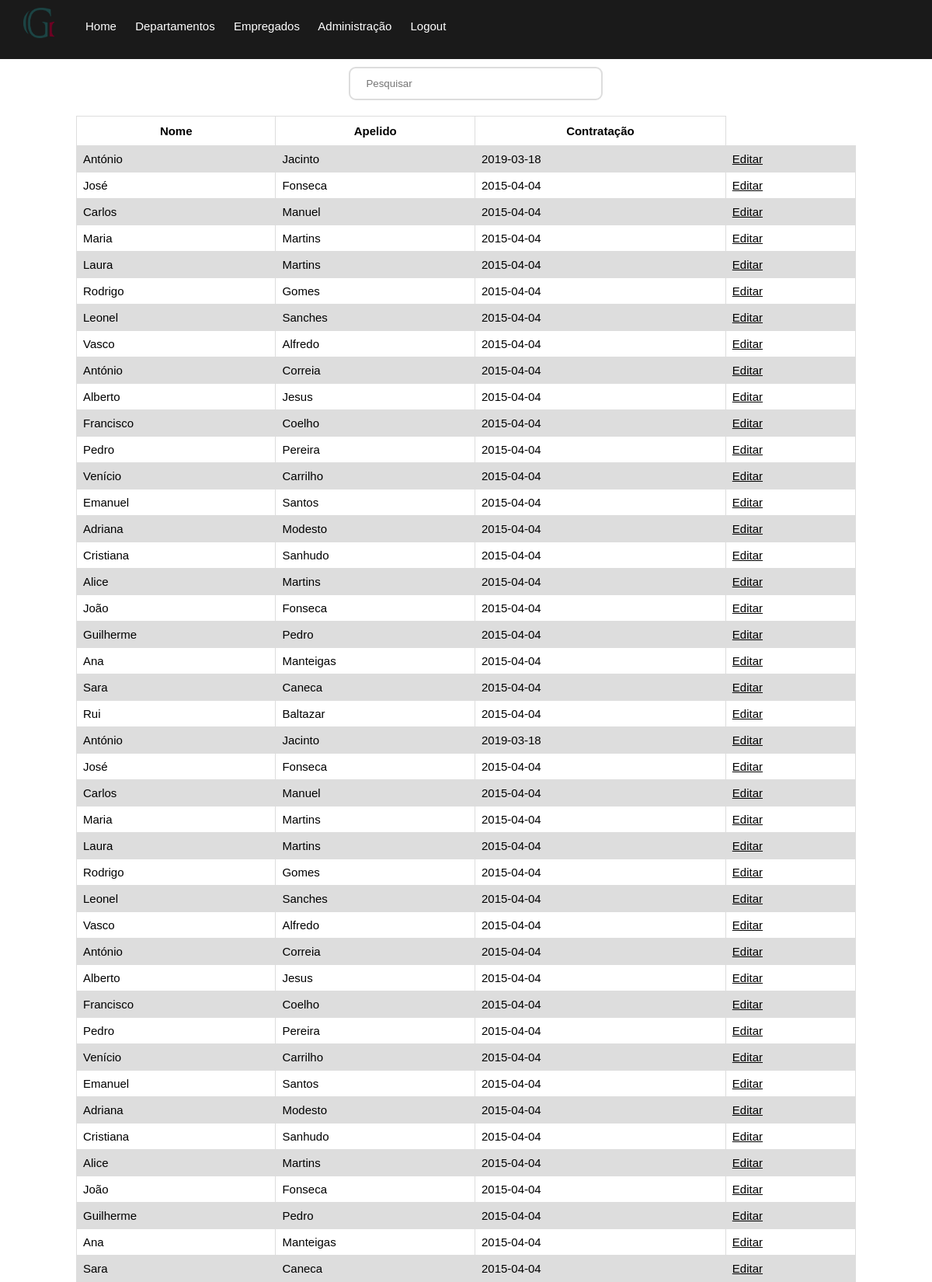
/sistema/empregados.php (signed in, upper part), run on the app's committed database.
### tables this page shows
CREATE TABLE empregados (
    id_empregado INT AUTO_INCREMENT NOT NULL,
    data_nascimento DATE,
    nome VARCHAR(20) NOT NULL,
    apelido VARCHAR(20) NOT NULL,
    genero ENUM('M','F') NOT NULL,    
    data_contratacao DATE NOT NULL,
    titulo varchar(15),
    formacao VARCHAR(30),
    PRIMARY KEY (id_empregado)
)
DEFAULT CHARACTER SET = utf8;

### sistema/empregados.php (the view, shortened to what this page needs)
<?php
include 'header.php';
?>
<div class="inner">
    <div class="row">
        <div class="col-12">
            <form action="empregados.php" method="get" style="margin-left: 35%;">
                <input type="search" name="pesquisa" alt="pesquisa" id="pesquisaEmpregado" placeholder="Pesquisar">
            </form>
        </div>
        <div class="col-12">
            <?php
            if(isset($_GET["pesquisa"])){
                $pesquisa=$_GET["pesquisa"];
                $sql="SELECT empregados.id_empregado, empregados.nome, empregados.apelido, empregados.data_contratacao
                FROM empregados
                WHERE concat(empregados.nome , ' ' , empregados.apelido) LIKE '".$pesquisa."%'
                OR  empregados.nome LIKE '".$pesquisa."%' OR  empregados.nome LIKE '%".$pesquisa."'
                OR  empregados.apelido LIKE '".$pesquisa."%'  OR empregados.apelido LIKE '%".$pesquisa."'";
            }else{
                $sql="SELECT empregados.id_empregado, empregados.nome, empregados.apelido, empregados.data_contratacao FROM empregados";
            }
            include '../php/connect_db.php';
            $resultado = $bd->query($sql);
            if($resultado->num_rows!=0){
               echo '<table>
                        <tr>
                            <th>Nome</th>
                            <th>Apelido</th>
                            <th>Contratação</th>
                        </tr>';
                while($linha = $resultado->fetch_assoc()){
                    echo '
                        <tr>
                            <td>'.$linha["nome"].'</td>
                            <td>'.$linha["apelido"].'</td>
                            <td>'.$linha["data_contratacao"].'</td>
                        ';
                    if($_SESSION['acesso']==1)
                        echo '<td><a href="empregado.php?id='.$linha["id_empregado"].'" style="color: black">Editar</a>';
                    echo '</tr>';
                }
                echo'</tr></table>';
            }else{
                echo '<p>Não existem registos na base de dados</p>';
            }
            ?>
        </div>
    </div>
</div>
<?php
include 'footer.php';
?>

### sistema/styleSheet.css (style rules this page uses)
* { box-sizing: border-box; }
.row::after { content: ""; clear: both; display: table; }
[class*="col-"] { float: left; padding: 10px; width: 100%; }
.inner { width: 100%; max-width: 1024px; margin: 0 auto; }
@media only screen and (min-width: 600px) { .col-12 { width: 100%; } }
body { margin: 0px; font-family: 'Source Sans Pro', sans-serif; font-size: 15px; }
table { width: 100%; border-collapse: collapse; }
td { border: 1px solid #dddddd; text-align: left; padding: 8px; }
th { border: 1px solid #dddddd; padding: 10px; }
tr:nth-child(even) { background-color: #dddddd; }
#pesquisaEmpregado { width: 50%; padding: 12px 20px; margin: auto; border-style: solid; border-color: #dddddd; border-radius: 9px; font-family: 'Source Sans Pro', sans-serif; }

### data on the page
empregados: nome "António", apelido "Jacinto", data_contratacao "2019-03-18"
empregados: nome "José", apelido "Fonseca", data_contratacao "2015-04-04"
empregados: nome "Carlos", apelido "Manuel", data_contratacao "2015-04-04"
empregados: nome "Maria", apelido "Martins", data_contratacao "2015-04-04"
empregados: nome "Laura", apelido "Martins", data_contratacao "2015-04-04"
empregados: nome "Rodrigo", apelido "Gomes", data_contratacao "2015-04-04"
empregados: nome "Leonel", apelido "Sanches", data_contratacao "2015-04-04"
empregados: nome "Vasco", apelido "Alfredo", data_contratacao "2015-04-04"
empregados: nome "António", apelido "Correia", data_contratacao "2015-04-04"
empregados: nome "Alberto", apelido "Jesus", data_contratacao "2015-04-04"
empregados: nome "Francisco", apelido "Coelho", data_contratacao "2015-04-04"
empregados: nome "Pedro", apelido "Pereira", data_contratacao "2015-04-04"
empregados: nome "Venício", apelido "Carrilho", data_contratacao "2015-04-04"
empregados: nome "Emanuel", apelido "Santos", data_contratacao "2015-04-04"
empregados: nome "Adriana", apelido "Modesto", data_contratacao "2015-04-04"
empregados: nome "Cristiana", apelido "Sanhudo", data_contratacao "2015-04-04"
empregados: nome "Alice", apelido "Martins", data_contratacao "2015-04-04"
empregados: nome "João", apelido "Fonseca", data_contratacao "2015-04-04"
empregados: nome "Guilherme", apelido "Pedro", data_contratacao "2015-04-04"
empregados: nome "Ana", apelido "Manteigas", data_contratacao "2015-04-04"
empregados: nome "Sara", apelido "Caneca", data_contratacao "2015-04-04"
empregados: nome "Rui", apelido "Baltazar", data_contratacao "2015-04-04"
empregados: nome "António", apelido "Jacinto", data_contratacao "2019-03-18"
empregados: nome "José", apelido "Fonseca", data_contratacao "2015-04-04"
empregados: nome "Carlos", apelido "Manuel", data_contratacao "2015-04-04"
empregados: nome "Maria", apelido "Martins", data_contratacao "2015-04-04"
empregados: nome "Laura", apelido "Martins", data_contratacao "2015-04-04"
empregados: nome "Rodrigo", apelido "Gomes", data_contratacao "2015-04-04"
empregados: nome "Leonel", apelido "Sanches", data_contratacao "2015-04-04"
empregados: nome "Vasco", apelido "Alfredo", data_contratacao "2015-04-04"
empregados: nome "António", apelido "Correia", data_contratacao "2015-04-04"
empregados: nome "Alberto", apelido "Jesus", data_contratacao "2015-04-04"
empregados: nome "Francisco", apelido "Coelho", data_contratacao "2015-04-04"
empregados: nome "Pedro", apelido "Pereira", data_contratacao "2015-04-04"
empregados: nome "Venício", apelido "Carrilho", data_contratacao "2015-04-04"
empregados: nome "Emanuel", apelido "Santos", data_contratacao "2015-04-04"
empregados: nome "Adriana", apelido "Modesto", data_contratacao "2015-04-04"
empregados: nome "Cristiana", apelido "Sanhudo", data_contratacao "2015-04-04"
empregados: nome "Alice", apelido "Martins", data_contratacao "2015-04-04"
empregados: nome "João", apelido "Fonseca", data_contratacao "2015-04-04"
empregados: nome "Guilherme", apelido "Pedro", data_contratacao "2015-04-04"
empregados: nome "Ana", apelido "Manteigas", data_contratacao "2015-04-04"
empregados: nome "Sara", apelido "Caneca", data_contratacao "2015-04-04"
